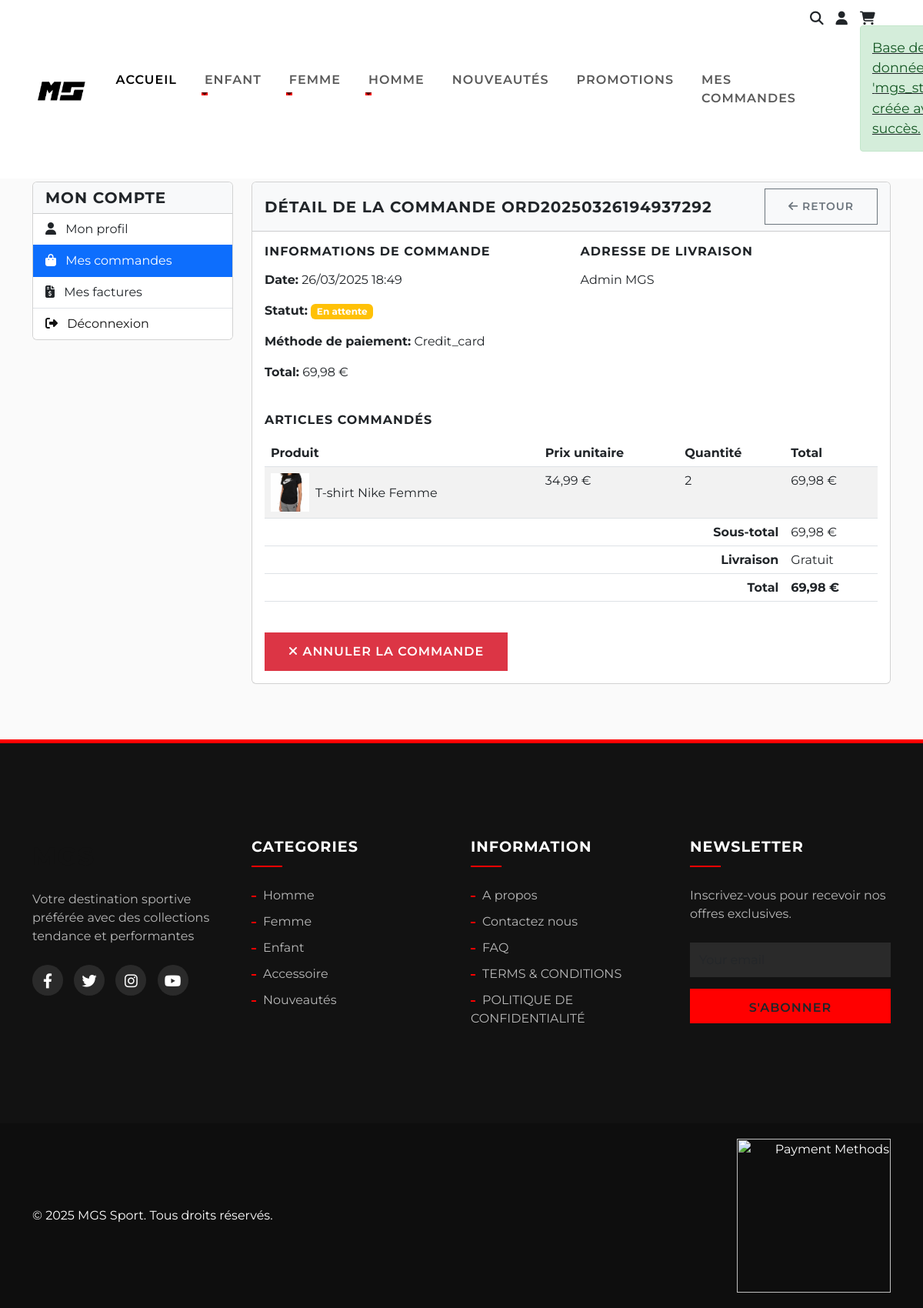
Page /order/detail/2 (signed in) on the committed database.
### tables this page shows
CREATE TABLE `categories` (
  `id` int(11) NOT NULL,
  `name` varchar(100) NOT NULL,
  `description` text DEFAULT NULL,
  `image` varchar(255) DEFAULT NULL,
  `parent_id` int(11) DEFAULT NULL,
  `created_at` timestamp NOT NULL DEFAULT current_timestamp(),
  `updated_at` timestamp NOT NULL DEFAULT current_timestamp() ON UPDATE current_timestamp()
);

CREATE TABLE `orders` (
  `id` int(11) NOT NULL,
  `user_id` int(11) DEFAULT NULL,
  `total_amount` decimal(10,2) NOT NULL,
  `status` enum('pending','processing','shipped','delivered','cancelled') DEFAULT 'pending',
  `shipping_address` text DEFAULT NULL,
  `payment_method` varchar(50) DEFAULT NULL,
  `created_at` timestamp NOT NULL DEFAULT current_timestamp(),
  `updated_at` timestamp NOT NULL DEFAULT current_timestamp() ON UPDATE current_timestamp(),
  `order_number` varchar(20) NOT NULL
);

CREATE TABLE `users` (
  `id` int(11) NOT NULL,
  `username` varchar(50) NOT NULL,
  `email` varchar(100) NOT NULL,
  `password` varchar(255) NOT NULL,
  `first_name` varchar(50) DEFAULT NULL,
  `last_name` varchar(50) DEFAULT NULL,
  `address` text DEFAULT NULL,
  `city` varchar(100) DEFAULT NULL,
  `postal_code` varchar(20) DEFAULT NULL,
  `country` varchar(50) DEFAULT NULL,
  `phone` varchar(20) DEFAULT NULL,
  `role` enum('client','admin') DEFAULT 'client',
  `created_at` timestamp NOT NULL DEFAULT current_timestamp(),
  `updated_at` timestamp NOT NULL DEFAULT current_timestamp() ON UPDATE current_timestamp(),
  `loyalty_points` int(11) DEFAULT 0
);

CREATE TABLE `order_items` (
  `id` int(11) NOT NULL,
  `order_id` int(11) DEFAULT NULL,
  `product_id` int(11) DEFAULT NULL,
  `quantity` int(11) NOT NULL,
  `price` decimal(10,2) NOT NULL,
  `created_at` timestamp NOT NULL DEFAULT current_timestamp()
);

CREATE TABLE `products` (
  `id` int(11) NOT NULL,
  `name` varchar(100) NOT NULL,
  `description` text DEFAULT NULL,
  `price` decimal(10,2) NOT NULL,
  `stock` int(11) DEFAULT 0,
  `image` varchar(255) DEFAULT NULL,
  `category_id` int(11) DEFAULT NULL,
  `featured` tinyint(1) DEFAULT 0,
  `created_at` timestamp NOT NULL DEFAULT current_timestamp(),
  `updated_at` timestamp NOT NULL DEFAULT current_timestamp() ON UPDATE current_timestamp(),
  `discount` int(11) DEFAULT NULL
);

### views/orders/detail.php (the view, shortened to what the rows shown need)
<div class="container py-5">
    <div class="row">
        <div class="col-md-9">
            <div class="card mb-4">
                <div class="card-header bg-light d-flex justify-content-between align-items-center">
                    <h5 class="mb-0">Détail de la commande <?php echo isset($order['order_number']) ? $order['order_number'] : '#' . $order['id']; ?></h5>
                    <a href="<?php echo BASE_URL; ?>/order/history" class="btn btn-sm btn-outline-secondary">
                        <i class="fas fa-arrow-left"></i> Retour
                    </a>
                </div>
                <div class="card-body">
                    <div class="row mb-4">
                        <div class="col-md-6">
                            <h6 class="mb-3">Informations de commande</h6>
                            <p><strong>Date:</strong> <?php echo date('d/m/Y H:i', strtotime($order['created_at'])); ?></p>
                            <p>
                                <strong>Statut:</strong>
                                <?php
                                $statusClass = 'secondary';
                                $statusText = 'Inconnu';
                                switch($order['status']) {
                                    case 'pending':
                                        $statusClass = 'warning';
                                        $statusText = 'En attente';
                                        break;
                                }
                                ?>
                                <span class="badge bg-<?php echo $statusClass; ?>"><?php echo $statusText; ?></span>
                            </p>
                            <p><strong>Méthode de paiement:</strong> <?php echo ucfirst($order['payment_method']); ?></p>
                            <p><strong>Total:</strong> <?php echo number_format($order['total_amount'], 2, ',', ' '); ?> €</p>
                        </div>
                        <div class="col-md-6">
                            <h6 class="mb-3">Adresse de livraison</h6>
                            <p><?php echo $order['first_name'] . ' ' . $order['last_name']; ?></p>
                        </div>
                    </div>
                    <div class="table-responsive">
                        <table class="table table-striped">
                            <thead>
                                <tr>
                                    <th>Produit</th>
                                    <th>Prix unitaire</th>
                                    <th>Quantité</th>
                                    <th>Total</th>
                                </tr>
                            </thead>
                            <tbody>
                                <?php
                                foreach ($order['items'] as $item):
                                    $itemTotal = $item['price'] * $item['quantity'];
                                ?>
                                <tr>
                                    <td>
                                        <div class="d-flex align-items-center">
                                            <?php if(isset($item['image'])): ?>
                                                <img src="<?php echo BASE_URL . '/' . $item['image']; ?>" alt="<?php echo $item['name']; ?>" class="me-2" style="width: 50px; height: 50px; object-fit: cover;">
                                            <?php endif; ?>
                                            <div>
                                                <?php echo $item['name']; ?>
                                            </div>
                                        </div>
                                    </td>
                                    <td><?php echo number_format($item['price'], 2, ',', ' '); ?> €</td>
                                    <td><?php echo $item['quantity']; ?></td>
                                    <td><?php echo number_format($itemTotal, 2, ',', ' '); ?> €</td>
                                </tr>
                                <?php endforeach; ?>
                            </tbody>
                            <tfoot>
                                <tr>
                                    <td><strong><?php echo number_format($order['total_amount'], 2, ',', ' '); ?> €</strong></td>
                                </tr>
                            </tfoot>
                        </table>
                    </div>
                </div>
            </div>
        </div>
    </div>
</div>

### views/templates/header.php (shortened to what the rows shown need)
<!DOCTYPE html>
<html lang="fr">
<head>
    <link href="https://cdn.jsdelivr.net/npm/bootstrap@5.3.0/dist/css/bootstrap.min.css" rel="stylesheet">
    <link rel="stylesheet" href="https://cdnjs.cloudflare.com/ajax/libs/font-awesome/6.4.0/css/all.min.css">
    <link rel="stylesheet" href="<?php echo BASE_URL; ?>/assets/css/style.css?v=<?php echo time(); ?>">
    <link rel="stylesheet" href="<?php echo BASE_URL; ?>/assets/css/color-theme.css?v=<?php echo time(); ?>">
    <link rel="stylesheet" href="<?php echo BASE_URL; ?>/assets/css/cart-notification.css?v=<?php echo time(); ?>">
    <link rel="stylesheet" href="<?php echo BASE_URL; ?>/assets/css/product-variants.css?v=<?php echo time(); ?>">
</head>
<body>
    <nav class="navbar navbar-expand-lg navbar-light bg-white fixed-top">
        <div class="container">
            <div class="collapse navbar-collapse" id="navbarSupportedContent">
                <ul class="navbar-nav mx-auto mb-2 mb-lg-0">
                    <?php
                    try {
                        $db = new PDO("mysql:host=localhost;dbname=mgs_store;charset=utf8", "root", "");
                        $db->setAttribute(PDO::ATTR_ERRMODE, PDO::ERRMODE_EXCEPTION);
                        $stmt = $db->query("SELECT * FROM categories WHERE parent_id IS NULL ORDER BY name");
                        $categories = $stmt->fetchAll(PDO::FETCH_ASSOC);
                        foreach ($categories as $category) {
                            ?>
                            <li class="nav-item dropdown">
                                <a class="nav-link dropdown-toggle" href="#" role="button" data-bs-toggle="dropdown">
                                    <?php echo $category['name']; ?>
                                </a>
                            </li>
                            <?php
                        }
                    } catch (PDOException $e) {
                        ?>
                        <li class="nav-item dropdown">
                            <a class="nav-link dropdown-toggle" href="#" role="button" data-bs-toggle="dropdown">Homme</a>
                            <ul class="dropdown-menu">
                                <li><a class="dropdown-item" href="<?php echo BASE_URL; ?>/product/category/homme/vetements">Vêtements</a></li>
                                <li><a class="dropdown-item" href="<?php echo BASE_URL; ?>/product/category/homme/chaussures">Chaussures</a></li>
                                <li><a class="dropdown-item" href="<?php echo BASE_URL; ?>/product/category/homme/accessoires">Accessoires</a></li>
                                <li><a class="dropdown-item" href="<?php echo BASE_URL; ?>/product/category/homme">Collections</a></li>
                            </ul>
                        </li>
                        <li class="nav-item dropdown">
                            <a class="nav-link dropdown-toggle" href="#" role="button" data-bs-toggle="dropdown">Femme</a>
                            <ul class="dropdown-menu">
                                <li><a class="dropdown-item" href="<?php echo BASE_URL; ?>/product/category/femme/vetements">Vêtements</a></li>
                                <li><a class="dropdown-item" href="<?php echo BASE_URL; ?>/product/category/femme/chaussures">Chaussures</a></li>
                                <li><a class="dropdown-item" href="<?php echo BASE_URL; ?>/product/category/femme/accessoires">Accessoires</a></li>
                                <li><a class="dropdown-item" href="<?php echo BASE_URL; ?>/product/category/femme">Collections</a></li>
                            </ul>
                        </li>
                        <li class="nav-item dropdown">
                            <a class="nav-link dropdown-toggle" href="#" role="button" data-bs-toggle="dropdown">Enfant</a>
                            <ul class="dropdown-menu">
                                <li><a class="dropdown-item" href="<?php echo BASE_URL; ?>/product/category/enfant/vetements">Vêtements</a></li>
                                <li><a class="dropdown-item" href="<?php echo BASE_URL; ?>/product/category/enfant/chaussures">Chaussures</a></li>
                                <li><a class="dropdown-item" href="<?php echo BASE_URL; ?>/product/category/enfant/accessoires">Accessoires</a></li>
                                <li><a class="dropdown-item" href="<?php echo BASE_URL; ?>/product/category/enfant">Collections</a></li>
                            </ul>
                        </li>
                        <?php
                    }
                    ?>
                </ul>
            </div>
        </div>
    </nav>
    <main class="mt-5 pt-4">

### rows in the picture
categories: name "ENFANT"
categories: name "FEMME"
categories: name "HOMME"
orders: order_number "ORD20250326194937292", created_at "26/03/2025 18:49", status "En attente", payment_method "Credit_card", total_amount "69,98", user.first_name "Admin", user.last_name "MGS"
order_items: product.image (picture), product.name "T-shirt Nike Femme", price "34,99", quantity "2", itemTotal "69,98"

### other values in the picture
$subtotal "69,98"
